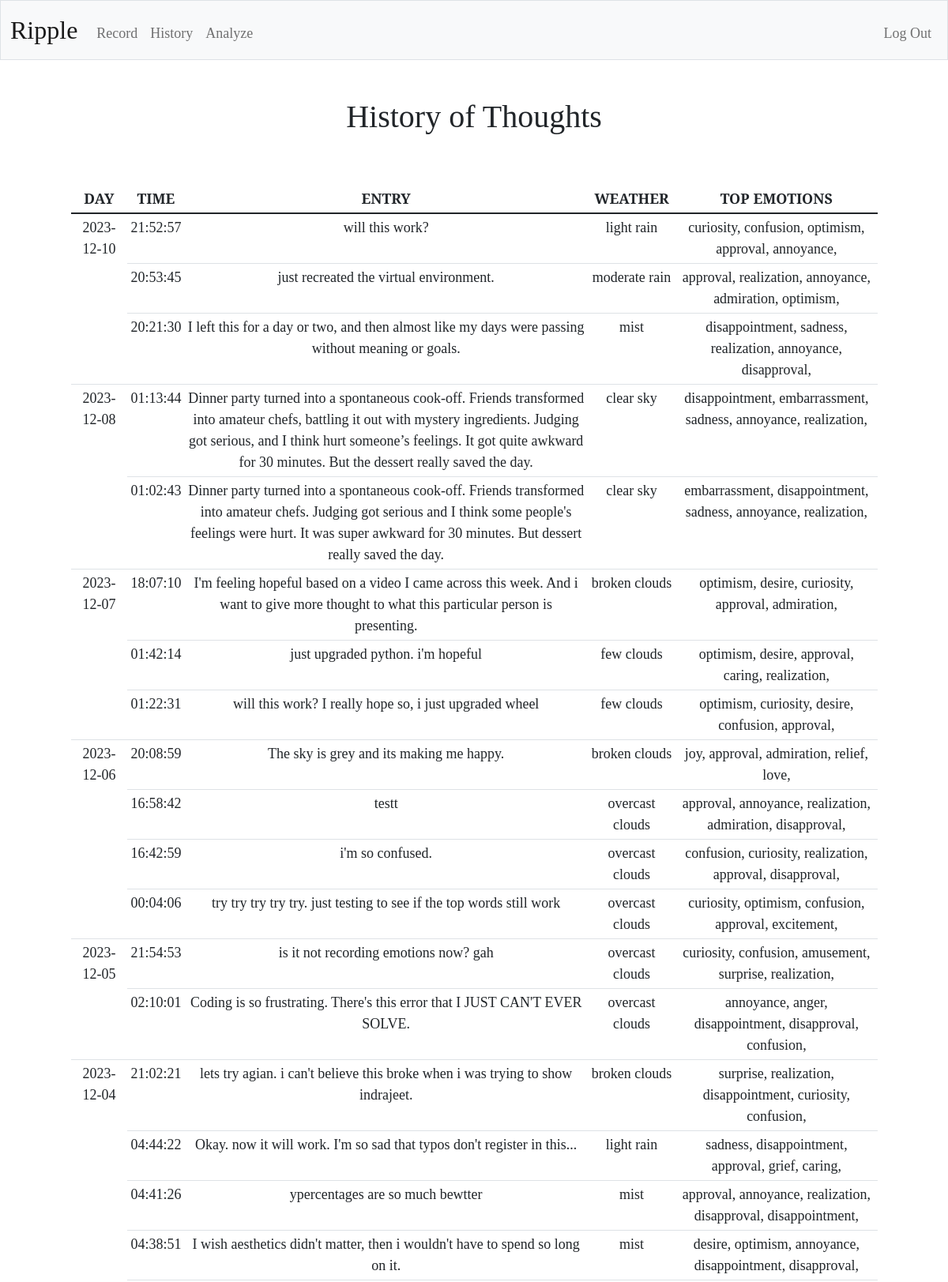
Screenshot of /history (signed in, upper part) with the database file from the repository.
### models.py (models this page shows, shortened)
class Entry(db.Model):
    id = db.Column(db.Integer, primary_key=True)
    text = db.Column(db.String(300), nullable=False)
    timestamp = db.Column(db.DateTime, default=datetime.utcnow)
    weather_id = db.Column(db.Integer, db.ForeignKey('weather.id'), nullable=False)
    emotion_id = db.Column(db.Integer, db.ForeignKey('emotions.id'), nullable=False)
    user_id = db.Column(db.Integer, db.ForeignKey('users.id'), nullable=False)
    weather = db.relationship('Weather', back_populates='entry', primaryjoin='Entry.weather_id == Weather.id')
    users = db.relationship('Users', back_populates='entry', primaryjoin='Entry.user_id == Users.id')
    emotions = db.relationship('Emotions', back_populates='entry', primaryjoin='Entry.emotion_id == Emotions.id', uselist=True) # One to many relationship

class Weather(db.Model):
    id = db.Column(db.Integer, primary_key=True)
    description = db.Column(db.String, nullable=False)
    temp = db.Column(db.Float, nullable=False)
    feels_like = db.Column(db.Float, nullable=False)
    clouds = db.Column(db.Integer, nullable=False)
    rain_1h = db.Column(db.Float, nullable=True)
    snow_1h = db.Column(db.Float, nullable=True)
    entry = db.relationship('Entry', back_populates='weather')

class Emotions(db.Model):
    id = db.Column(db.Integer, primary_key=True)
    gratitude = db.Column(db.Float, nullable=True)
    admiration = db.Column(db.Float, nullable=True)
    joy = db.Column(db.Float, nullable=True)
    approval = db.Column(db.Float, nullable=True)
    caring = db.Column(db.Float, nullable=True)
    pride = db.Column(db.Float, nullable=True)
    excitement = db.Column(db.Float, nullable=True)
    neutral = db.Column(db.Float, nullable=True)
    relief = db.Column(db.Float, nullable=True)
    optimism = db.Column(db.Float, nullable=True)
    realization = db.Column(db.Float, nullable=True)
    love = db.Column(db.Float, nullable=True)
    annoyance = db.Column(db.Float, nullable=True)
    desire = db.Column(db.Float, nullable=True)
    disapproval = db.Column(db.Float, nullable=True)
    sadness = db.Column(db.Float, nullable=True)
    surprise = db.Column(db.Float, nullable=True)
    disappointment = db.Column(db.Float, nullable=True)
    remorse = db.Column(db.Float, nullable=True)
    grief = db.Column(db.Float, nullable=True)
    amusement = db.Column(db.Float, nullable=True)
    confusion = db.Column(db.Float, nullable=True)
    anger = db.Column(db.Float, nullable=True)
    curiosity = db.Column(db.Float, nullable=True)
    disgust = db.Column(db.Float, nullable=True)
    fear = db.Column(db.Float, nullable=True)
    embarrassment = db.Column(db.Float, nullable=True)
    nervousness = db.Column(db.Float, nullable=True)
    entry = db.relationship('Entry', back_populates='emotions')
    def top_emotions(self):
        emotions = [
            ('gratitude', self.gratitude),
            ('admiration', self.admiration),
            ('joy', self.joy),
            ('approval', self.approval),
            ('caring', self.caring),
            ('pride', self.pride),
            ('excitement', self.excitement),
            ('relief', self.relief),
            ('optimism', self.optimism),
            ('realization', self.realization),
            ('love', self.love),
            ('annoyance', self.annoyance),
            ('desire', self.desire),
            ('disapproval', self.disapproval),
            ('sadness', self.sadness),
            ('surprise', self.surprise),
            ('disappointment', self.disappointment),
            ('remorse', self.remorse),
            ('grief', self.grief),
            ('amusement', self.amusement),
            ('confusion', self.confusion),
            ('anger', self.anger),
            ('curiosity', self.curiosity),
            ('disgust', self.disgust),
            ('fear', self.fear),
            ('embarrassment', self.embarrassment),
            ('nervousness', self.nervousness)
        ]
        emotions = [emotion for emotion in emotions if emotion[1] is not None]
        top_emotions = sorted(emotions, key=lambda x: x[1], reverse=True)[:5]
        return top_emotions

### app.py (the view)
@app.route('/history')
@login_required
def history():
    if request.method == "GET":
        if session["user_id"]:
            user_id = session['user_id']
            entries = Entry.query.filter(Entry.user_id == user_id).order_by(Entry.id.desc()).all()  # This fetches all entries from the database
            entries_with_rowspan = []
            date_to_rowspan = defaultdict(int)
            for date, group in groupby(entries, key=lambda x: x.timestamp.date()):
                date_to_rowspan[date] = sum(1 for _ in group)
            for entry in entries:
                date = entry.timestamp.date()
                rowspan = date_to_rowspan.pop(date, None)
                entries_with_rowspan.append((entry, rowspan))
            return render_template('history.html', entries=entries_with_rowspan)

### app.py (called while the page is built)
@app.after_request
def after_request(response):
    response.headers["Cache-Control"] = "no-cache, no-store, must-revalidate"
    response.headers["Expires"] = 0
    response.headers["Pragma"] = "no-cache"
    return response

### helpers.py (called while the page is built)
def login_required(f):
    @wraps(f)
    def decorated_function(*args, **kwargs):
        if session.get("user_id") is None:
            return redirect("/login")
        return f(*args, **kwargs)
    return decorated_function

### templates/history.html (shortened to what this page needs)
{% extends "layout.html" %}
{% block main %}
    <h1>History of Thoughts</h1><br><br>
    <div class="container">
        <div class="row">
            <div class="col"></div>
            <div class="col-11">
                <div class="table-responsive" >
                    <table class="table table-sm">
                        <thead>
                            <tr>
                                <th>DAY</th>
                                <th>TIME</th>
                                <th class="w-50">ENTRY</th>
                                <th>WEATHER</th>
                                <th class="w-25" >TOP EMOTIONS</th>
                            </tr>
                        </thead>
                        <tbody>
                            {% for entry, rowspan in entries %}
                                <tr>
                                    {% if rowspan %}
                                        <td rowspan="{{ rowspan }}">{{ entry.timestamp.strftime('%Y-%m-%d')}}</td>
                                    {% endif %}
                                    <td>{{ entry.timestamp.strftime('%H:%M:%S')}}</td>
                                    <td>{{ entry.text }}</td>
                                    <td>{{ entry.weather.description }}</td>
                                    <td>
                                        {% if entry.emotions %}
                                            {% for emotion, score in entry.emotions[0].top_emotions() %}
                                                {{ emotion }},
                                            {% endfor %}
                                        {% endif %}
                                    </td>
                                </tr>
                            {% endfor %}
                        </tbody>
                    </table>
                </div>
            </div>
            <div class="col"></div>
        </div>
    </div>
{% endblock %}

### templates/layout.html (shortened to what this page needs)
<!DOCTYPE html>
<html lang="en">
    <head>
        <link href="https://cdn.jsdelivr.net/npm/bootstrap@5.1.3/dist/css/bootstrap.min.css" rel="stylesheet">
        <link href="/static/styles.css" rel="stylesheet">
    </head>
    <body>
        <nav class="bg-light border navbar navbar-expand-md navbar-light" style="background-color:transparent">
            <div class="container-fluid">
                <a class="navbar-brand" href="/"><span class="rainbow">Ripple</span></a>
                <div class="collapse navbar-collapse" id="navbar">
                    {% if session["user_id"] %}
                        <ul class="navbar-nav me-auto mt-2">
                            <li class="nav-item"><a class="nav-link" href="/record">Record</a></li>
                            <li class="nav-item"><a class="nav-link" href="/history">History</a></li>
                            <li class="nav-item"><a class="nav-link" href="/analyze">Analyze</a></li>
                        </ul>
                        <ul class="navbar-nav ms-auto mt-2">
                            <li class="nav-item"><a class="nav-link" href="/logout">Log Out</a></li>
                        </ul>
                    {% else %}
                        <ul class="navbar-nav ms-auto mt-2">
                            <li class="nav-item"><a class="nav-link" href="/register">Register</a></li>
                            <li class="nav-item"><a class="nav-link" href="/login">Log In</a></li>
                        </ul>
                    {% endif %}
                </div>
            </div>
        </nav>
        <main class="container-fluid py-5 text-center">
            {% block main %}
            {% endblock %}
        </main>
    </body>
</html>

### static/styles.css (style rules this page uses)
nav .navbar-brand { font-size: xx-large; background-color:transparent; }
body { font-family: 'EB Garamond', serif; font-size: large; }

### rows the page displays
Entry: timestamp "2023-12-10", timestamp "21:52:57", text "will this work?", weather.description "light rain"
Emotions: emotion "curiosity", emotion "confusion", emotion "optimism", emotion "approval", emotion "annoyance"
Entry: timestamp "20:53:45", text "just recreated the virtual environment.", weather.description "moderate rain"
Emotions: emotion "approval", emotion "realization", emotion "annoyance", emotion "admiration", emotion "optimism"
Entry: timestamp "20:21:30", text "I left this for a day or two, and then almost like my days were passing without meaning or goals.", weather.description "mist"
Emotions: emotion "disappointment", emotion "sadness", emotion "realization", emotion "annoyance", emotion "disapproval"
Entry: timestamp "2023-12-08", timestamp "01:13:44", text "Dinner party turned into a spontaneous cook-off. Friends transformed into amateur chefs, battling it out with mystery ingredients. Judging got serious, and I think hurt someone’s feelings. It got quite awkward for 30 minutes. But the dessert really saved the day.", weather.description "clear sky"
Emotions: emotion "disappointment", emotion "embarrassment", emotion "sadness", emotion "annoyance", emotion "realization"
Entry: timestamp "01:02:43", text "Dinner party turned into a spontaneous cook-off. Friends transformed into amateur chefs. Judging got serious and I think some people's feelings were hurt. It was super awkward for 30 minutes. But dessert really saved the day.", weather.description "clear sky"
Emotions: emotion "embarrassment", emotion "disappointment", emotion "sadness", emotion "annoyance", emotion "realization"
Entry: timestamp "2023-12-07", timestamp "18:07:10", text "I'm feeling hopeful based on a video I came across this week. And i want to give more thought to what this particular person is presenting.", weather.description "broken clouds"
Emotions: emotion "optimism", emotion "desire", emotion "curiosity", emotion "approval", emotion "admiration"
Entry: timestamp "01:42:14", text "just upgraded python. i'm hopeful", weather.description "few clouds"
Emotions: emotion "optimism", emotion "desire", emotion "approval", emotion "caring", emotion "realization"
Entry: timestamp "01:22:31", text "will this work? I really hope so, i just upgraded wheel", weather.description "few clouds"
Emotions: emotion "optimism", emotion "curiosity", emotion "desire", emotion "confusion", emotion "approval"
Entry: timestamp "2023-12-06", timestamp "20:08:59", text "The sky is grey and its making me happy.", weather.description "broken clouds"
Emotions: emotion "joy", emotion "approval", emotion "admiration", emotion "relief", emotion "love"
Entry: timestamp "16:58:42", text "testt", weather.description "overcast clouds"
Emotions: emotion "approval", emotion "annoyance", emotion "realization", emotion "admiration", emotion "disapproval"
Entry: timestamp "16:42:59", text "i'm so confused.", weather.description "overcast clouds"
Emotions: emotion "confusion", emotion "curiosity", emotion "realization", emotion "approval", emotion "disapproval"
Entry: timestamp "00:04:06", text "try try try try try. just testing to see if the top words still work", weather.description "overcast clouds"
Emotions: emotion "curiosity", emotion "optimism", emotion "confusion", emotion "approval", emotion "excitement"
Entry: timestamp "2023-12-05", timestamp "21:54:53", text "is it not recording emotions now? gah", weather.description "overcast clouds"
Emotions: emotion "curiosity", emotion "confusion", emotion "amusement", emotion "surprise", emotion "realization"
Entry: timestamp "02:10:01", text "Coding is so frustrating. There's this error that I JUST CAN'T EVER SOLVE.", weather.description "overcast clouds"
Emotions: emotion "annoyance", emotion "anger", emotion "disappointment", emotion "disapproval", emotion "confusion"
Entry: timestamp "2023-12-04", timestamp "21:02:21", text "lets try agian. i can't believe this broke when i was trying to show indrajeet.", weather.description "broken clouds"
Emotions: emotion "surprise", emotion "realization", emotion "disappointment", emotion "curiosity", emotion "confusion"
Entry: timestamp "04:44:22", text "Okay. now it will work. I'm so sad that typos don't register in this...", weather.description "light rain"
Emotions: emotion "sadness", emotion "disappointment", emotion "approval", emotion "grief", emotion "caring"
Entry: timestamp "04:41:26", text "ypercentages are so much bewtter", weather.description "mist"
Emotions: emotion "approval", emotion "annoyance", emotion "realization", emotion "disapproval", emotion "disappointment"
Entry: timestamp "04:38:51", text "I wish aesthetics didn't matter, then i wouldn't have to spend so long on it.", weather.description "mist"
Emotions: emotion "desire", emotion "optimism", emotion "annoyance", emotion "disappointment", emotion "disapproval"
